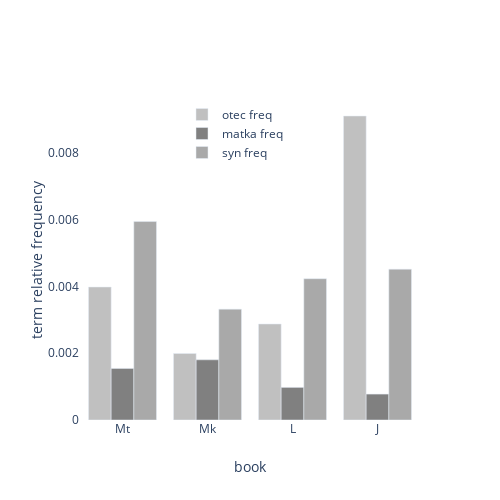

Notebook cell for this chart:
### Code cell
configure_plotly_browser_state()

import plotly.graph_objects as go

fig = go.Figure(data=[
    go.Bar(name='otec freq', x=key_terms_betw_df["names"], y=key_terms_betw_df["freq_otec"], marker_color="#C0C0C0"),
    go.Bar(name='matka freq', x=key_terms_betw_df["names"], y=key_terms_betw_df["freq_matka"], marker_color="#808080"),
    go.Bar(name='syn freq', x=key_terms_betw_df["names"], y=key_terms_betw_df["freq_syn"], marker_color="#A9A9A9")])

# Change the bar mode
fig.update_layout(
    legend=dict(x=.3, y=1),
    barmode='group',
    autosize=False,
    width=500,    height=500,
    xaxis=dict(title="book"),
    yaxis=dict(title="term relative frequency"),    
    plot_bgcolor='rgba(0,0,0,0)'
    )
fig.show()

### Figure 1 — Plotly figure (JSON) as saved in the notebook; plotly's stock layout.template omitted (floating-point values rounded to 4 significant figures)
{"data": [{"marker": {"color": "#C0C0C0"}, "name": "otec freq", "type": "bar", "x": ["Mt", "Mk", "L", "J"], "y": [0.003984, 0.001993, 0.002877, 0.009108]}, {"marker": {"color": "#808080"}, "name": "matka freq", "type": "bar", "x": ["Mt", "Mk", "L", "J"], "y": [0.001546, 0.001803, 0.0009769, 0.0007767]}, {"marker": {"color": "#A9A9A9"}, "name": "syn freq", "type": "bar", "x": ["Mt", "Mk", "L", "J"], "y": [0.005947, 0.003322, 0.004233, 0.004519]}], "layout": {"autosize": false, "barmode": "group", "height": 500, "legend": {"x": 0.3, "y": 1}, "plot_bgcolor": "rgba(0,0,0,0)", "width": 500, "xaxis": {"title": {"text": "book"}}, "yaxis": {"title": {"text": "term relative frequency"}}}}
